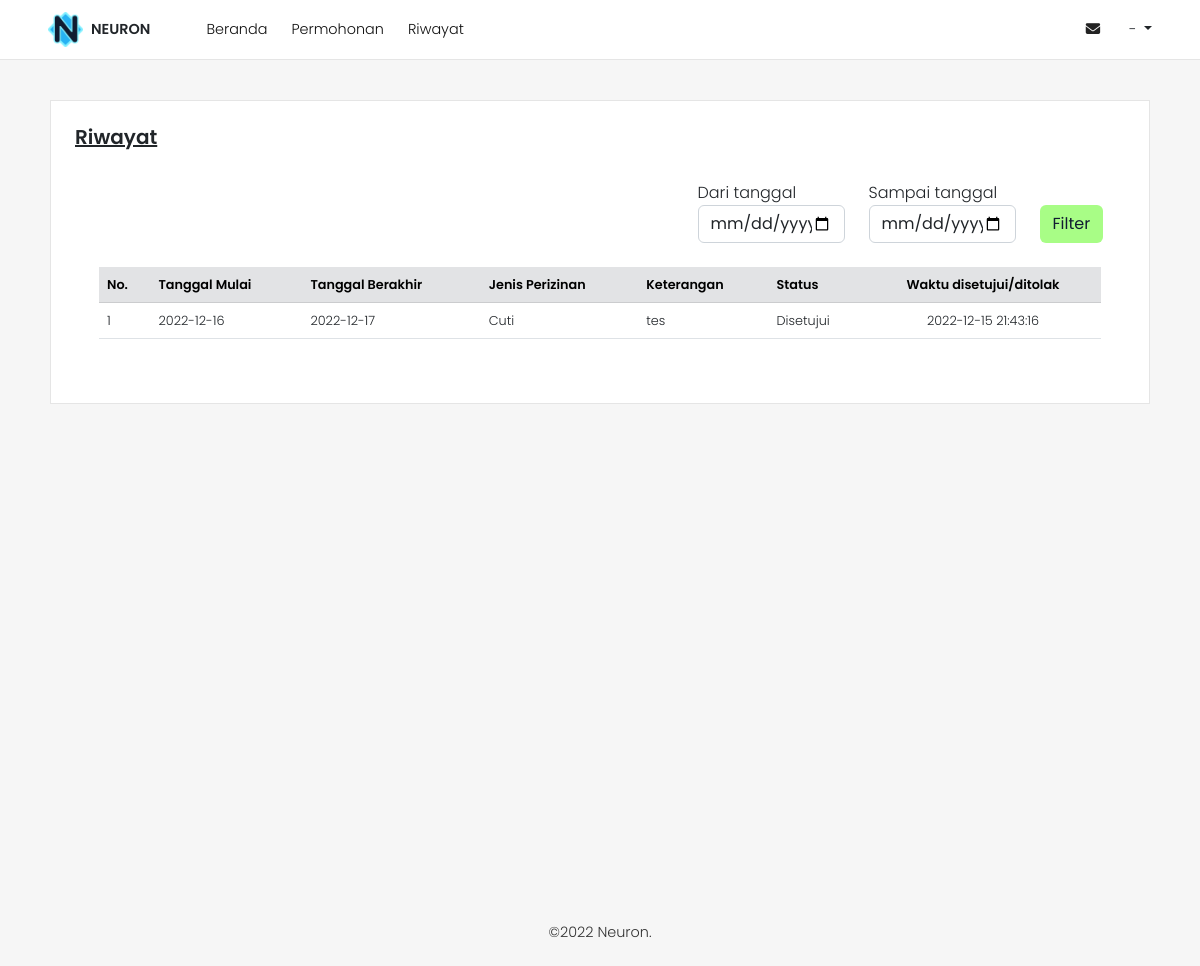
The page /hal/pegawai/index.php?hal=riwayat on the database its author committed.
### tables this page shows
CREATE TABLE `tb_pengajuan` (
  `id_pengajuan` int(11) NOT NULL,
  `jenis_izin` varchar(255) NOT NULL,
  `nip` int(11) NOT NULL,
  `nama_pegawai` varchar(255) NOT NULL,
  `tanggalMulai` date NOT NULL,
  `tanggalBerakhir` date NOT NULL,
  `jml_cuti` int(11) NOT NULL,
  `berkas` varchar(255) DEFAULT NULL,
  `keterangan` varchar(255) NOT NULL,
  `status` varchar(25) NOT NULL,
  `data_dibuat` datetime NOT NULL,
  `terakhir_dibuat` datetime NOT NULL
);

### hal/pegawai/riwayat.php (the view)
<div class="p-4 row-wrapp col-11 mx-auto">
	<h5 class="fw-semibold text-decoration-underline">Riwayat</h5>
	<div class="mt-2 p-4 pb-0">
		<form method="post">
		<div class="row justify-content-end">
			<div class="col-2">
				<label>Dari tanggal</label>
				<input type="date" name="dari" required class="form-control">
			</div>
			<div class="col-2">
				<label>Sampai tanggal</label>
				<input type="date" name="ke" required class="form-control">
			</div>
			<div class="col-1 align-self-end">
				<input type="submit" class="btn btn-cuti" name="filter" value="Filter">
			</div>
		</div>
		</form>
	</div>
	<div class="col-12 mx-auto p-4">
		<table class="table tb-peg">
			<thead class="table-secondary">
				<tr>
					<th scope="col">No.</th>
					<th scope="col">Tanggal Mulai</th>
					<th scope="col">Tanggal Berakhir</th>
					<th scope="col">Jenis Perizinan</th>
					<th scope="col">Keterangan</th>
					<th scope="col">Status</th>
					<th scope="col" class="text-center">Waktu disetujui/ditolak</th>
				</tr>
			</thead>
			<?php
				$i = 1;
				if (isset($_POST['filter'])) {
					$dari = mysqli_real_escape_string($koneksi, $_POST['dari']);
					$ke = mysqli_real_escape_string($koneksi, $_POST['ke']);
					$q = mysqli_query($koneksi,"SELECT * FROM tb_pengajuan WHERE terakhir_dibuat BETWEEN '$dari' AND '$ke'");
				}else{
				$q = $koneksi->query("SELECT * FROM tb_pengajuan WHERE NOT status = 'Menunggu Persetujuan' order by terakhir_dibuat desc");
			}
				while($row = $q->fetch_assoc()){
			?>
			<tbody>
				<tr>
					<td><?= $i++; ?></td>
					<td><?= $row['tanggalMulai']; ?></td>
					<td><?= $row['tanggalBerakhir']; ?></td>
					<td><?= $row['jenis_izin']; ?></td>
					<td><?= $row['keterangan']; ?></td>
					<td><?= $row['status']; ?></td>
					<td class="text-center"><?= $row['terakhir_dibuat'] ?></td>
				</tr>
			</tbody>
		<?php } ?>
		</table>
	</div>
</div>

### assets/css/main.css (style rules this page uses)
* { font-family: 'Poppins', sans-serif; font-weight: 300; }
:root { --main-color: #111c31; --sec-color: #87bffd; }
html { background-color: #f6f6f6; }
.row-wrapp { background-color: #fff; border: 1px solid rgba(0, 0, 0, .1); }
.btn.btn-cuti { background-color: #a8fd86; color: var(--main-color); }
.tb-peg { font-size: .8em; background-color: rgba(255, 255, 255, .5); }
.table.tb-peg th { font-weight: 600; }

### rows shown on the page
tb_pengajuan: tanggalMulai "2022-12-16", tanggalBerakhir "2022-12-17", jenis_izin "Cuti", keterangan "tes", status "Disetujui", terakhir_dibuat "2022-12-15 21:43:16"
